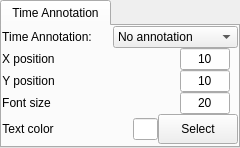
    <widget class="QTabWidget" name="timeTab">
     <property name="sizePolicy">
      <sizepolicy hsizetype="Expanding" vsizetype="Maximum">
       <horstretch>0</horstretch>
       <verstretch>0</verstretch>
      </sizepolicy>
     </property>
     <property name="minimumSize">
      <size>
       <width>0</width>
       <height>0</height>
      </size>
     </property>
     <property name="currentIndex">
      <number>0</number>
     </property>
     <widget class="QWidget" name="tab_4">
      <property name="sizePolicy">
       <sizepolicy hsizetype="Preferred" vsizetype="Maximum">
        <horstretch>0</horstretch>
        <verstretch>0</verstretch>
       </sizepolicy>
      </property>
      <attribute name="title">
       <string>Time Annotation</string>
      </attribute>
      <layout class="QVBoxLayout" name="verticalLayout_5">
       <property name="spacing">
        <number>0</number>
       </property>
       <property name="leftMargin">
        <number>0</number>
       </property>
       <property name="topMargin">
        <number>0</number>
       </property>
       <property name="rightMargin">
        <number>0</number>
       </property>
       <property name="bottomMargin">
        <number>0</number>
       </property>
       <item>
        <layout class="QHBoxLayout">
         <item>
          <widget class="QLabel" name="textLabel1_5">
           <property name="text">
            <string>Time Annotation:</string>
           </property>
           <property name="alignment">
            <set>Qt::AlignCenter</set>
           </property>
           <property name="wordWrap">
            <bool>false</bool>
           </property>
          </widget>
         </item>
         <item>
          <spacer name="spacer44">
           <property name="orientation">
            <enum>Qt::Horizontal</enum>
           </property>
           <property name="sizeType">
            <enum>QSizePolicy::Expanding</enum>
           </property>
           <property name="sizeHint" stdset="0">
            <size>
             <width>21</width>
             <height>20</height>
            </size>
           </property>
          </spacer>
         </item>
         <item>
          <widget class="QComboBox" name="timeCombo">
           <property name="sizePolicy">
            <sizepolicy hsizetype="MinimumExpanding" vsizetype="Fixed">
             <horstretch>0</horstretch>
             <verstretch>0</verstretch>
            </sizepolicy>
           </property>
           <property name="minimumSize">
            <size>
             <width>125</width>
             <height>0</height>
            </size>
           </property>
           <property name="maximumSize">
            <size>
             <width>125</width>
             <height>16777215</height>
            </size>
           </property>
           <property name="toolTip">
            <string>specify time annotation type</string>
           </property>
           <property name="currentIndex">
            <number>0</number>
           </property>
           <property name="maxCount">
            <number>4</number>
           </property>
           <item>
            <property name="text">
             <string>No annotation</string>
            </property>
           </item>
           <item>
            <property name="text">
             <string>Time step number</string>
            </property>
           </item>
           <item>
            <property name="text">
             <string>User time</string>
            </property>
           </item>
           <item>
            <property name="text">
             <string>Formatted date/time</string>
            </property>
           </item>
          </widget>
         </item>
        </layout>
       </item>
       <item>
        <layout class="QHBoxLayout" name="horizontalLayout_15">
         <property name="spacing">
          <number>0</number>
         </property>
         <property name="rightMargin">
          <number>8</number>
         </property>
         <item>
          <widget class="QLabel" name="label_17">
           <property name="sizePolicy">
            <sizepolicy hsizetype="Preferred" vsizetype="Preferred">
             <horstretch>0</horstretch>
             <verstretch>0</verstretch>
            </sizepolicy>
           </property>
           <property name="text">
            <string>X position</string>
           </property>
          </widget>
         </item>
         <item>
          <spacer name="horizontalSpacer_13">
           <property name="orientation">
            <enum>Qt::Horizontal</enum>
           </property>
           <property name="sizeHint" stdset="0">
            <size>
             <width>40</width>
             <height>20</height>
            </size>
           </property>
          </spacer>
         </item>
         <item>
          <widget class="QLineEdit" name="timeLLXEdit">
           <property name="maximumSize">
            <size>
             <width>50</width>
             <height>16777215</height>
            </size>
           </property>
           <property name="toolTip">
            <string>Specify lower-left coordinate of time annotation relative to visualizer size</string>
           </property>
           <property name="text">
            <string>10</string>
           </property>
           <property name="alignment">
            <set>Qt::AlignHCenter</set>
           </property>
          </widget>
         </item>
        </layout>
       </item>
       <item>
        <layout class="QHBoxLayout">
         <property name="spacing">
          <number>0</number>
         </property>
         <property name="rightMargin">
          <number>8</number>
         </property>
         <item>
          <widget class="QLabel" name="textLabel2_8">
           <property name="toolTip">
            <string>Specify lower-left coordinate of time annotation relative to visualizer size</string>
           </property>
           <property name="text">
            <string>Y position</string>
           </property>
           <property name="alignment">
            <set>Qt::AlignCenter</set>
           </property>
           <property name="wordWrap">
            <bool>false</bool>
           </property>
          </widget>
         </item>
         <item>
          <spacer name="spacer45">
           <property name="orientation">
            <enum>Qt::Horizontal</enum>
           </property>
           <property name="sizeType">
            <enum>QSizePolicy::Expanding</enum>
           </property>
           <property name="sizeHint" stdset="0">
            <size>
             <width>20</width>
             <height>20</height>
            </size>
           </property>
          </spacer>
         </item>
         <item>
          <widget class="QLineEdit" name="timeLLYEdit">
           <property name="maximumSize">
            <size>
             <width>50</width>
             <height>16777215</height>
            </size>
           </property>
           <property name="toolTip">
            <string>Specify lower-left coordinate of time annotation relative to visualizer size</string>
           </property>
           <property name="text">
            <string>10</string>
           </property>
           <property name="alignment">
            <set>Qt::AlignHCenter</set>
           </property>
          </widget>
         </item>
        </layout>
       </item>
       <item>
        <layout class="QHBoxLayout">
         <property name="spacing">
          <number>0</number>
         </property>
         <property name="rightMargin">
          <number>8</number>
         </property>
         <item>
          <widget class="QLabel" name="textLabel2_7_2_5">
           <property name="text">
            <string>Font size</string>
           </property>
           <property name="alignment">
            <set>Qt::AlignCenter</set>
           </property>
           <property name="wordWrap">
            <bool>false</bool>
           </property>
          </widget>
         </item>
         <item>
          <spacer name="spacer49">
           <property name="orientation">
            <enum>Qt::Horizontal</enum>
           </property>
           <property name="sizeType">
            <enum>QSizePolicy::Expanding</enum>
           </property>
           <property name="sizeHint" stdset="0">
            <size>
             <width>41</width>
             <height>20</height>
            </size>
           </property>
          </spacer>
         </item>
         <item>
          <widget class="QLineEdit" name="timeSizeEdit">
           <property name="maximumSize">
            <size>
             <width>50</width>
             <height>16777215</height>
            </size>
           </property>
           <property name="toolTip">
            <string>Point size of time annotation</string>
           </property>
           <property name="text">
            <string>20</string>
           </property>
           <property name="alignment">
            <set>Qt::AlignHCenter</set>
           </property>
          </widget>
         </item>
        </layout>
       </item>
       <item>
        <layout class="QHBoxLayout" name="horizontalLayout_16">
         <property name="spacing">
          <number>0</number>
         </property>
         <item>
          <widget class="QLabel" name="textLabel2_7_3">
           <property name="text">
            <string>Text color</string>
           </property>
           <property name="alignment">
            <set>Qt::AlignCenter</set>
           </property>
           <property name="wordWrap">
            <bool>false</bool>
           </property>
          </widget>
         </item>
         <item>
          <spacer name="horizontalSpacer_14">
           <property name="orientation">
            <enum>Qt::Horizontal</enum>
           </property>
           <property name="sizeHint" stdset="0">
            <size>
             <width>40</width>
             <height>20</height>
            </size>
           </property>
          </spacer>
         </item>
         <item>
          <widget class="QLineEdit" name="timeColorEdit">
           <property name="minimumSize">
            <size>
             <width>0</width>
             <height>0</height>
            </size>
           </property>
           <property name="maximumSize">
            <size>
             <width>25</width>
             <height>16777215</height>
            </size>
           </property>
           <property name="readOnly">
            <bool>true</bool>
           </property>
          </widget>
         </item>
         <item>
          <widget class="QPushButton" name="timeColorButton">
           <property name="minimumSize">
            <size>
             <width>50</width>
             <height>30</height>
            </size>
           </property>
           <property name="maximumSize">
            <size>
             <width>100</width>
             <height>16777215</height>
            </size>
           </property>
           <property name="toolTip">
            <string>click to specify color of time annotation</string>
           </property>
           <property name="text">
            <string>Select</string>
           </property>
           <property name="autoDefault">
            <bool>false</bool>
           </property>
          </widget>
         </item>
        </layout>
       </item>
      </layout>
     </widget>
    </widget>
